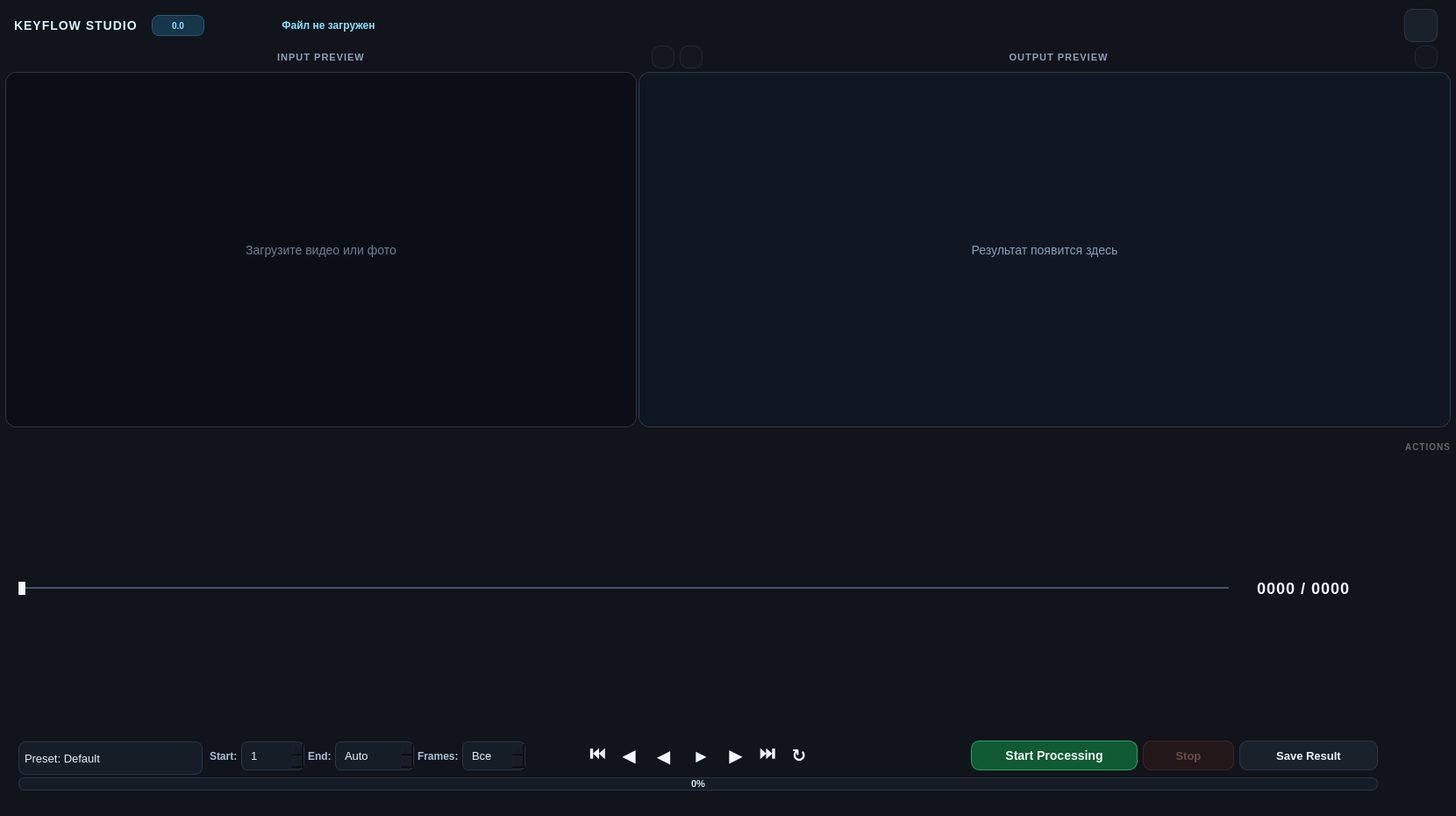
<?xml version="1.0" encoding="UTF-8"?>
<ui version="4.0">
 <class>MainWindow</class>
 <widget class="QMainWindow" name="MainWindow">
  <property name="geometry">
   <rect>
    <x>0</x>
    <y>0</y>
    <width>1660</width>
    <height>930</height>
   </rect>
  </property>
  <property name="minimumSize">
   <size>
    <width>1660</width>
    <height>930</height>
   </size>
  </property>
  <property name="windowTitle">
   <string>KeyFlow Studio</string>
  </property>
  <property name="styleSheet">
   <string notr="true">QMainWindow {
    background-color: #0e1014;
}
QWidget {
    background-color: #11141a;
    color: #e8edf5;
    font-family: &quot;Avenir Next&quot;, &quot;Helvetica Neue&quot;, &quot;Arial&quot;, sans-serif;
    font-size: 13px;
}
QPushButton {
    background-color: #1b212b;
    border: 1px solid #2a3444;
    color: #eef3fb;
    padding: 6px 12px;
    border-radius: 9px;
    font-weight: 600;
}
QPushButton:hover {
    background-color: #243145;
    border: 1px solid #43c7ff;
}
QPushButton:pressed {
    background-color: #122235;
    border: 1px solid #21b8ff;
}
QPushButton:checked {
    background-color: #0f3c57;
    border: 1px solid #34c2ff;
    color: #f7fbff;
}
QPushButton:disabled {
    background-color: #131820;
    border: 1px solid #202835;
    color: #5b6473;
}
QComboBox {
    background-color: #171d27;
    border: 1px solid #2a3444;
    color: #e8edf5;
    padding: 4px 6px;
    border-radius: 8px;
    min-height: 28px;
}
QComboBox::drop-down {
    subcontrol-origin: padding;
    subcontrol-position: top right;
    min-width: 0px;
    max-width: 0px;
    width: 0px;
    border: none;
    margin: 0px;
    padding: 0px;
}
QComboBox::down-arrow {
    image: none;
    width: 0px;
    height: 0px;
}
QComboBox:hover {
    border: 1px solid #43c7ff;
}
QComboBox QAbstractItemView {
    background-color: #131a23;
    color: #e8edf5;
    selection-background-color: #0f3c57;
    border: 1px solid #2a3444;
}
QSlider::groove:horizontal {
    height: 7px;
    background: #222c3a;
    border-radius: 3px;
}
QSlider::sub-page:horizontal {
    background: qlineargradient(x1:0, y1:0, x2:1, y2:0, stop:0 #28b8ff, stop:1 #5fd7ff);
    border-radius: 3px;
}
QSlider::handle:horizontal {
    background: #eaf7ff;
    border: 2px solid #24bbff;
    width: 16px;
    height: 16px;
    margin: -6px 0;
    border-radius: 8px;
}
QProgressBar {
    background-color: #151c26;
    border: 1px solid #2a3444;
    border-radius: 7px;
    text-align: center;
    color: #d7e9f7;
    font-size: 11px;
    font-weight: 600;
}
QProgressBar::chunk {
    background: qlineargradient(x1:0, y1:0, x2:1, y2:0, stop:0 #1fa6ff, stop:1 #64d9ff);
    border-radius: 6px;
}
QSpinBox {
    background-color: #171d27;
    border: 1px solid #2a3444;
    color: #e8edf5;
    padding: 3px 8px;
    border-radius: 7px;
    min-height: 25px;
}
QCheckBox {
    color: #cfd7e3;
    font-size: 12px;
    spacing: 6px;
}
QCheckBox::indicator {
    width: 12px;
    height: 12px;
    border-radius: 3px;
    border: 1px solid #3a4657;
    background-color: #171d27;
}
QCheckBox::indicator:checked {
    background-color: #24bbff;
    border: 1px solid #24bbff;
}
QFrame#line1, QFrame#line2 {
    color: #263244;
    background-color: #263244;
    max-height: 1px;
}
QLabel#lbl_brand {
    color: #d8f4ff;
    font-size: 14px;
    font-weight: 700;
    letter-spacing: 1px;
    padding: 0 6px;
}
QLabel#lbl_brand_badge {
    color: #8ce1ff;
    background-color: #16364a;
    border: 1px solid #27546e;
    border-radius: 8px;
    font-size: 10px;
    font-weight: 700;
    padding: 3px 8px;
}
QLabel#lbl_input_title,
QLabel#lbl_output_title,
QLabel#lbl_sec_params,
QLabel#lbl_sec_actions {
    color: #8ca0ba;
}
QLabel#input_video_label,
QLabel#output_video_label {
    background-color: #0b0f15;
    border: 1px solid #2a3444;
    border-radius: 12px;
    color: #6d7f95;
    font-size: 14px;
}
QLabel#input_video_label:hover,
QLabel#output_video_label:hover {
    border: 1px solid #43c7ff;
}
QPushButton#btn_play {
    font-size: 16px;
    font-weight: 700;
    color: #e8f7ff;
    min-width: 39px;
    max-width: 39px;
    min-height: 39px;
    max-height: 39px;
    border-radius: 6px;
    padding: 0;
    background-color: transparent;
    border: none;
}
QPushButton#btn_first_frame,
QPushButton#btn_prev_frame,
QPushButton#btn_next_frame,
QPushButton#btn_last_frame,
QPushButton#btn_play_loop {
    min-width: 32px;
    max-width: 32px;
    min-height: 32px;
    max-height: 32px;
    border-radius: 6px;
    font-size: 20px;
    font-weight: 700;
    padding: 0;
    background-color: transparent;
    border: none;
    color: #f2f7ff;
}
QPushButton#btn_play_reverse {
    min-width: 39px;
    max-width: 39px;
    min-height: 39px;
    max-height: 39px;
    border-radius: 6px;
    font-size: 20px;
    font-weight: 700;
    padding: 0;
    background-color: transparent;
    border: none;
    color: #f2f7ff;
}
QPushButton#btn_first_frame:hover,
QPushButton#btn_prev_frame:hover,
QPushButton#btn_play_reverse:hover,
QPushButton#btn_play:hover,
QPushButton#btn_next_frame:hover,
QPushButton#btn_last_frame:hover,
QPushButton#btn_play_loop:hover {
    color: #ffffff;
}
QPushButton#btn_first_frame:pressed,
QPushButton#btn_prev_frame:pressed,
QPushButton#btn_play_reverse:pressed,
QPushButton#btn_play:pressed,
QPushButton#btn_next_frame:pressed,
QPushButton#btn_last_frame:pressed,
QPushButton#btn_play_loop:pressed {
    color: #9ad7ff;
}
QSlider#frame_slider {
    min-height: 12px;
}
QSlider#frame_slider::groove:horizontal {
    border: none;
    height: 2px;
    border-radius: 1px;
    background: #42526b;
}
QSlider#frame_slider::sub-page:horizontal {
    border-radius: 1px;
    background: #95a7bf;
}
QSlider#frame_slider::add-page:horizontal {
    border-radius: 1px;
    background: #42526b;
}
QSlider#frame_slider::handle:horizontal {
    width: 6px;
    margin: -8px 0;
    border-radius: 2px;
    background: #f4f7fb;
    border: 1px solid #d2dde8;
}
QLabel#lbl_frame_info {
    color: #f2f9ff;
    font-size: 28px;
    font-weight: 600;
    letter-spacing: 1px;
}
QLabel#lbl_playback_title {
    color: #8ca0ba;
    font-size: 10px;
    font-weight: 700;
    letter-spacing: 1px;
}
QPushButton#btn_play:checked,
QPushButton#btn_play_reverse:checked,
QPushButton#btn_play_loop:checked {
    background-color: #0f3c57;
    border: 1px solid #34c2ff;
    color: #d9f6ff;
}</string>
  </property>
  <widget class="QWidget" name="centralwidget">
   <layout class="QVBoxLayout" name="vl_main">
    <property name="spacing">
     <number>4</number>
    </property>
    <property name="leftMargin">
     <number>6</number>
    </property>
    <property name="topMargin">
     <number>10</number>
    </property>
    <property name="rightMargin">
     <number>6</number>
    </property>
    <property name="bottomMargin">
     <number>8</number>
    </property>
    <item>
     <layout class="QHBoxLayout" name="hl_topbar">
      <property name="spacing">
       <number>6</number>
      </property>
      <item>
       <widget class="QLabel" name="lbl_brand">
        <property name="minimumSize">
         <size>
          <width>160</width>
          <height>34</height>
         </size>
        </property>
        <property name="maximumSize">
         <size>
          <width>220</width>
          <height>34</height>
         </size>
        </property>
        <property name="text">
         <string>KEYFLOW STUDIO</string>
        </property>
       </widget>
      </item>
      <item>
       <widget class="QLabel" name="lbl_brand_badge">
        <property name="minimumSize">
         <size>
          <width>60</width>
          <height>24</height>
         </size>
        </property>
        <property name="maximumSize">
         <size>
          <width>80</width>
          <height>24</height>
         </size>
        </property>
        <property name="text">
         <string>0.0</string>
        </property>
        <property name="alignment">
         <set>Qt::AlignmentFlag::AlignCenter</set>
        </property>
       </widget>
      </item>
      <item>
       <spacer name="horizontalSpacer_3">
        <property name="orientation">
         <enum>Qt::Orientation::Horizontal</enum>
        </property>
        <property name="sizeType">
         <enum>QSizePolicy::Policy::Fixed</enum>
        </property>
        <property name="sizeHint" stdset="0">
         <size>
          <width>72</width>
          <height>20</height>
         </size>
        </property>
       </spacer>
      </item>
      <item>
       <spacer name="sp_file_label_left_pad">
        <property name="orientation">
         <enum>Qt::Orientation::Horizontal</enum>
        </property>
        <property name="sizeType">
         <enum>QSizePolicy::Policy::Fixed</enum>
        </property>
        <property name="sizeHint" stdset="0">
         <size>
          <width>10</width>
          <height>20</height>
         </size>
        </property>
       </spacer>
      </item>
      <item>
       <widget class="QLabel" name="lbl_file_path">
        <property name="styleSheet">
         <string notr="true">color: #8ce1ff; font-size: 12px; font-weight: 600;</string>
        </property>
        <property name="text">
         <string>Файл не загружен</string>
        </property>
        <property name="alignment">
         <set>Qt::AlignmentFlag::AlignCenter</set>
        </property>
       </widget>
      </item>
      <item>
       <spacer name="sp_topbar_r">
        <property name="orientation">
         <enum>Qt::Orientation::Horizontal</enum>
        </property>
        <property name="sizeHint" stdset="0">
         <size>
          <width>20</width>
          <height>20</height>
         </size>
        </property>
       </spacer>
      </item>
      <item>
       <widget class="QPushButton" name="btn_settings">
        <property name="minimumSize">
         <size>
          <width>38</width>
          <height>38</height>
         </size>
        </property>
        <property name="maximumSize">
         <size>
          <width>38</width>
          <height>38</height>
         </size>
        </property>
        <property name="toolTip">
         <string>Настройки приложения</string>
        </property>
        <property name="text">
         <string/>
        </property>
        <property name="icon">
         <iconset>
          <normaloff>app/assets/settings-gear.svg</normaloff>app/assets/settings-gear.svg</iconset>
        </property>
        <property name="iconSize">
         <size>
          <width>18</width>
          <height>18</height>
         </size>
        </property>
       </widget>
      </item>
      <item>
       <spacer name="sp_topbar_device_right_pad">
        <property name="orientation">
         <enum>Qt::Orientation::Horizontal</enum>
        </property>
        <property name="sizeType">
         <enum>QSizePolicy::Policy::Fixed</enum>
        </property>
        <property name="sizeHint" stdset="0">
         <size>
          <width>15</width>
          <height>20</height>
         </size>
        </property>
       </spacer>
      </item>
     </layout>
    </item>
    <item>
     <layout class="QHBoxLayout" name="hl_viewers">
      <property name="spacing">
       <number>2</number>
      </property>
      <item>
       <layout class="QVBoxLayout" name="vl_input">
        <property name="spacing">
         <number>4</number>
        </property>
        <item>
         <widget class="QLabel" name="lbl_input_title">
          <property name="styleSheet">
           <string notr="true">color: #8ca0ba; font-size: 11px; font-weight: 700; letter-spacing: 1px;</string>
          </property>
          <property name="text">
           <string>INPUT PREVIEW</string>
          </property>
          <property name="alignment">
           <set>Qt::AlignmentFlag::AlignCenter</set>
          </property>
         </widget>
        </item>
        <item>
         <widget class="QLabel" name="input_video_label">
          <property name="minimumSize">
           <size>
            <width>720</width>
            <height>405</height>
           </size>
          </property>
          <property name="maximumSize">
           <size>
            <width>16777215</width>
            <height>405</height>
           </size>
          </property>
          <property name="cursor">
           <cursorShape>CrossCursor</cursorShape>
          </property>
          <property name="text">
           <string>Загрузите видео или фото</string>
          </property>
          <property name="alignment">
           <set>Qt::AlignmentFlag::AlignCenter</set>
          </property>
         </widget>
        </item>
       </layout>
      </item>
      <item>
       <layout class="QVBoxLayout" name="vl_output">
        <property name="spacing">
         <number>4</number>
        </property>
        <item>
         <layout class="QHBoxLayout" name="hl_output_header_row">
          <property name="spacing">
           <number>6</number>
          </property>
          <item>
              <spacer name="sp_output_preview_left_pad">
            <property name="orientation">
             <enum>Qt::Orientation::Horizontal</enum>
            </property>
                <property name="sizeType">
                 <enum>QSizePolicy::Policy::Fixed</enum>
                </property>
            <property name="sizeHint" stdset="0">
             <size>
                  <width>15</width>
              <height>20</height>
             </size>
            </property>
           </spacer>
          </item>
             <item>
              <widget class="QPushButton" name="btn_preview_foreground">
                <property name="enabled">
                 <bool>false</bool>
                </property>
                <property name="minimumSize">
                 <size>
                  <width>26</width>
                  <height>26</height>
                 </size>
                </property>
                <property name="maximumSize">
                 <size>
                  <width>26</width>
                  <height>26</height>
                 </size>
                </property>
                <property name="toolTip">
                 <string>Display Gamma</string>
                </property>
                <property name="text">
                 <string/>
                </property>
                <property name="icon">
                 <iconset>
                                    <normaloff>app/assets/preview-gamma-display.svg</normaloff>app/assets/preview-gamma-display.svg</iconset>
                </property>
                <property name="iconSize">
                 <size>
                  <width>14</width>
                  <height>14</height>
                 </size>
                </property>
                <property name="checkable">
                 <bool>true</bool>
                </property>
                <property name="checked">
                 <bool>true</bool>
                </property>
              </widget>
             </item>
             <item>
              <widget class="QPushButton" name="btn_preview_alpha">
                <property name="enabled">
                 <bool>false</bool>
                </property>
                <property name="minimumSize">
                 <size>
                  <width>26</width>
                  <height>26</height>
                 </size>
                </property>
                <property name="maximumSize">
                 <size>
                  <width>26</width>
                  <height>26</height>
                 </size>
                </property>
                <property name="toolTip">
                 <string>Linear Preview</string>
                </property>
                <property name="text">
                 <string/>
                </property>
                <property name="icon">
                 <iconset>
                                    <normaloff>app/assets/preview-gamma-linear.svg</normaloff>app/assets/preview-gamma-linear.svg</iconset>
                </property>
                <property name="iconSize">
                 <size>
                  <width>14</width>
                  <height>14</height>
                 </size>
                </property>
                <property name="checkable">
                 <bool>true</bool>
                </property>
              </widget>
             </item>
             <item>
              <spacer name="sp_output_title_left">
                <property name="orientation">
                 <enum>Qt::Orientation::Horizontal</enum>
                </property>
                <property name="sizeHint" stdset="0">
                 <size>
                  <width>40</width>
                  <height>20</height>
                 </size>
                </property>
              </spacer>
             </item>
          <item>
           <widget class="QLabel" name="lbl_output_title">
            <property name="styleSheet">
             <string notr="true">color: #8ca0ba; font-size: 11px; font-weight: 700; letter-spacing: 1px;</string>
            </property>
            <property name="text">
             <string>OUTPUT PREVIEW</string>
            </property>
            <property name="alignment">
             <set>Qt::AlignmentFlag::AlignCenter</set>
            </property>
           </widget>
          </item>
             <item>
              <spacer name="sp_output_title_right">
                <property name="orientation">
                 <enum>Qt::Orientation::Horizontal</enum>
                </property>
                <property name="sizeHint" stdset="0">
                 <size>
                  <width>40</width>
                  <height>20</height>
                 </size>
                </property>
              </spacer>
             </item>
          <item>
           <widget class="QPushButton" name="btn_split_view">
            <property name="enabled">
             <bool>false</bool>
            </property>
            <property name="minimumSize">
             <size>
              <width>26</width>
              <height>26</height>
             </size>
            </property>
            <property name="maximumSize">
             <size>
              <width>26</width>
              <height>26</height>
             </size>
            </property>
            <property name="text">
             <string/>
            </property>
            <property name="checkable">
             <bool>true</bool>
            </property>
           </widget>
          </item>
          <item>
           <spacer name="sp_output_split_right_pad">
            <property name="orientation">
             <enum>Qt::Orientation::Horizontal</enum>
            </property>
            <property name="sizeType">
             <enum>QSizePolicy::Policy::Fixed</enum>
            </property>
            <property name="sizeHint" stdset="0">
             <size>
              <width>15</width>
              <height>20</height>
             </size>
            </property>
           </spacer>
          </item>
         </layout>
        </item>
        <item>
         <widget class="QLabel" name="output_video_label">
          <property name="minimumSize">
           <size>
            <width>720</width>
            <height>405</height>
           </size>
          </property>
          <property name="maximumSize">
           <size>
            <width>16777215</width>
            <height>405</height>
           </size>
          </property>
          <property name="styleSheet">
           <string notr="true">background-color: #101722;
background-image: qlineargradient(x1:0,y1:0,x2:1,y2:1,
    stop:0 #182231,
    stop:0.25 #182231,
    stop:0.25 #111a27,
    stop:0.5 #111a27,
    stop:0.5 #182231,
    stop:0.75 #182231,
    stop:0.75 #111a27,
    stop:1 #111a27);
border: 1px solid #2d3a4d;
border-radius: 12px;
color: #86a0bb;
font-size: 14px;</string>
          </property>
          <property name="text">
           <string>Результат появится здесь</string>
          </property>
          <property name="alignment">
           <set>Qt::AlignmentFlag::AlignCenter</set>
          </property>
         </widget>
        </item>
       </layout>
      </item>
     </layout>
    </item>
    <item>
     <spacer name="sp_between_viewers_and_controls">
      <property name="orientation">
       <enum>Qt::Orientation::Vertical</enum>
      </property>
      <property name="sizeType">
       <enum>QSizePolicy::Policy::Fixed</enum>
      </property>
      <property name="sizeHint" stdset="0">
       <size>
        <width>20</width>
        <height>12</height>
       </size>
      </property>
     </spacer>
    </item>
    <item>
     <layout class="QHBoxLayout" name="hl_control_row">
      <property name="spacing">
       <number>8</number>
      </property>
      <property name="leftMargin">
       <number>0</number>
      </property>
      <property name="rightMargin">
       <number>0</number>
      </property>
      <item>
       <layout class="QVBoxLayout" name="vl_center_work">
        <property name="spacing">
         <number>4</number>
        </property>
        <property name="leftMargin">
         <number>15</number>
        </property>
        <property name="topMargin">
         <number>0</number>
        </property>
        <property name="rightMargin">
         <number>15</number>
        </property>
        <property name="bottomMargin">
         <number>0</number>
        </property>
        <item>
         <layout class="QHBoxLayout" name="hl_slider_row">
          <property name="spacing">
           <number>0</number>
          </property>
          <item>
           <widget class="QSlider" name="frame_slider">
            <property name="minimum">
             <number>0</number>
            </property>
            <property name="maximum">
             <number>0</number>
            </property>
            <property name="orientation">
             <enum>Qt::Orientation::Horizontal</enum>
            </property>
           </widget>
          </item>
          <item>
           <widget class="QLabel" name="lbl_frame_info">
            <property name="minimumSize">
             <size>
              <width>170</width>
              <height>0</height>
             </size>
            </property>
            <property name="styleSheet">
             <string notr="true">font-size: 18px; color: #f2f9ff; font-weight: 600; letter-spacing: 1px;</string>
            </property>
            <property name="text">
             <string>0000 / 0000</string>
            </property>
            <property name="alignment">
             <set>Qt::AlignmentFlag::AlignCenter</set>
            </property>
           </widget>
          </item>
         </layout>
        </item>
        <item>
         <layout class="QHBoxLayout" name="hl_play_row">
          <property name="spacing">
           <number>8</number>
          </property>
          <item>
           <layout class="QHBoxLayout" name="hl_play_left_zone">
            <property name="spacing">
             <number>8</number>
            </property>
            <property name="leftMargin">
             <number>0</number>
            </property>
            <property name="topMargin">
             <number>0</number>
            </property>
            <property name="rightMargin">
             <number>0</number>
            </property>
            <property name="bottomMargin">
             <number>0</number>
            </property>
            <item>
             <widget class="QComboBox" name="combo_playback_presets">
              <property name="minimumSize">
               <size>
                <width>210</width>
                <height>38</height>
               </size>
              </property>
              <property name="maximumSize">
               <size>
                <width>250</width>
                <height>33</height>
               </size>
              </property>
              <item>
               <property name="text">
                <string>Preset: Default</string>
               </property>
              </item>
             </widget>
            </item>
            <item>
             <layout class="QHBoxLayout" name="hl_n_frames">
              <property name="spacing">
               <number>4</number>
              </property>
              <property name="leftMargin">
               <number>0</number>
              </property>
              <property name="topMargin">
               <number>0</number>
              </property>
              <property name="rightMargin">
               <number>0</number>
              </property>
              <property name="bottomMargin">
               <number>0</number>
              </property>
              <item>
               <widget class="QLabel" name="lbl_start_frame">
                <property name="styleSheet">
                 <string notr="true">font-size: 12px; color: #a9bfd4; font-weight: 600;</string>
                </property>
                <property name="text">
                 <string>Start:</string>
                </property>
               </widget>
              </item>
              <item>
               <widget class="QSpinBox" name="spin_start_frame">
                <property name="minimumSize">
                 <size>
                  <width>72</width>
                  <height>33</height>
                 </size>
                </property>
                <property name="maximumSize">
                 <size>
                  <width>72</width>
                  <height>33</height>
                 </size>
                </property>
                <property name="minimum">
                 <number>1</number>
                </property>
                <property name="maximum">
                 <number>99999</number>
                </property>
                <property name="value">
                 <number>1</number>
                </property>
               </widget>
              </item>
              <item>
               <widget class="QLabel" name="lbl_end_frame">
                <property name="styleSheet">
                 <string notr="true">font-size: 12px; color: #a9bfd4; font-weight: 600;</string>
                </property>
                <property name="text">
                 <string>End:</string>
                </property>
               </widget>
              </item>
              <item>
               <widget class="QSpinBox" name="spin_end_frame">
                <property name="minimumSize">
                 <size>
                  <width>90</width>
                  <height>33</height>
                 </size>
                </property>
                <property name="maximumSize">
                 <size>
                  <width>90</width>
                  <height>33</height>
                 </size>
                </property>
                <property name="specialValueText">
                 <string>Auto</string>
                </property>
                <property name="minimum">
                 <number>0</number>
                </property>
                <property name="maximum">
                 <number>99999</number>
                </property>
                <property name="value">
                 <number>0</number>
                </property>
               </widget>
              </item>
              <item>
               <widget class="QLabel" name="lbl_num_frames">
                <property name="styleSheet">
                 <string notr="true">font-size: 12px; color: #a9bfd4; font-weight: 600;</string>
                </property>
                <property name="text">
                 <string>Frames:</string>
                </property>
               </widget>
              </item>
              <item>
               <widget class="QSpinBox" name="spin_num_frames">
                <property name="minimumSize">
                 <size>
                  <width>72</width>
                  <height>33</height>
                 </size>
                </property>
                <property name="maximumSize">
                 <size>
                  <width>72</width>
                  <height>33</height>
                 </size>
                </property>
                <property name="toolTip">
                 <string>0 = все кадры видео</string>
                </property>
                <property name="specialValueText">
                 <string>Все</string>
                </property>
                <property name="minimum">
                 <number>0</number>
                </property>
                <property name="maximum">
                 <number>99999</number>
                </property>
                <property name="value">
                 <number>0</number>
                </property>
               </widget>
              </item>
             </layout>
            </item>
            <item>
             <spacer name="spacer_play_left_push">
              <property name="orientation">
               <enum>Qt::Orientation::Horizontal</enum>
              </property>
              <property name="sizeType">
               <enum>QSizePolicy::Policy::Expanding</enum>
              </property>
              <property name="sizeHint" stdset="0">
               <size>
                <width>40</width>
                <height>20</height>
               </size>
              </property>
             </spacer>
            </item>
           </layout>
          </item>
          <item>
           <layout class="QHBoxLayout" name="hl_play_center_zone">
            <property name="spacing">
             <number>4</number>
            </property>
            <property name="leftMargin">
             <number>0</number>
            </property>
            <property name="topMargin">
             <number>0</number>
            </property>
            <property name="rightMargin">
             <number>0</number>
            </property>
            <property name="bottomMargin">
             <number>0</number>
            </property>
            <item>
             <widget class="QPushButton" name="btn_first_frame">
              <property name="toolTip">
               <string>Первый кадр</string>
              </property>
              <property name="text">
               <string>⏮</string>
              </property>
             </widget>
            </item>
            <item>
             <widget class="QPushButton" name="btn_prev_frame">
              <property name="toolTip">
               <string>Предыдущий кадр</string>
              </property>
              <property name="text">
               <string>◀</string>
              </property>
             </widget>
            </item>
            <item>
             <widget class="QPushButton" name="btn_play_reverse">
              <property name="minimumSize">
               <size>
                <width>39</width>
                <height>39</height>
               </size>
              </property>
              <property name="maximumSize">
               <size>
                <width>39</width>
                <height>39</height>
               </size>
              </property>
              <property name="toolTip">
               <string>Воспроизвести назад</string>
              </property>
              <property name="text">
               <string>◀</string>
              </property>
              <property name="iconSize">
               <size>
                <width>26</width>
                <height>26</height>
               </size>
              </property>
              <property name="checkable">
               <bool>true</bool>
              </property>
             </widget>
            </item>
            <item>
             <widget class="QPushButton" name="btn_play">
              <property name="minimumSize">
               <size>
                <width>39</width>
                <height>39</height>
               </size>
              </property>
              <property name="maximumSize">
               <size>
                <width>39</width>
                <height>39</height>
               </size>
              </property>
              <property name="toolTip">
               <string>Воспроизвести / Пауза</string>
              </property>
              <property name="text">
               <string>▶</string>
              </property>
              <property name="iconSize">
               <size>
                <width>26</width>
                <height>26</height>
               </size>
              </property>
              <property name="checkable">
               <bool>true</bool>
              </property>
             </widget>
            </item>
            <item>
             <widget class="QPushButton" name="btn_next_frame">
              <property name="toolTip">
               <string>Следующий кадр</string>
              </property>
              <property name="text">
               <string>▶</string>
              </property>
             </widget>
            </item>
            <item>
             <widget class="QPushButton" name="btn_last_frame">
              <property name="toolTip">
               <string>Последний кадр</string>
              </property>
              <property name="text">
               <string>⏭</string>
              </property>
             </widget>
            </item>
            <item>
             <widget class="QPushButton" name="btn_play_loop">
              <property name="toolTip">
               <string>Зациклить воспроизведение</string>
              </property>
              <property name="text">
               <string>↻</string>
              </property>
              <property name="checkable">
               <bool>true</bool>
              </property>
             </widget>
            </item>
           </layout>
          </item>
          <item>
           <layout class="QHBoxLayout" name="hl_play_right_zone">
            <property name="spacing">
             <number>6</number>
            </property>
            <property name="leftMargin">
             <number>0</number>
            </property>
            <property name="topMargin">
             <number>0</number>
            </property>
            <property name="rightMargin">
             <number>0</number>
            </property>
            <property name="bottomMargin">
             <number>0</number>
            </property>
            <item>
             <spacer name="spacer_play_right_push">
              <property name="orientation">
               <enum>Qt::Orientation::Horizontal</enum>
              </property>
              <property name="sizeType">
               <enum>QSizePolicy::Policy::Expanding</enum>
              </property>
              <property name="sizeHint" stdset="0">
               <size>
                <width>40</width>
                <height>20</height>
               </size>
              </property>
             </spacer>
            </item>
            <item>
             <widget class="QPushButton" name="btn_run">
              <property name="minimumSize">
               <size>
                <width>190</width>
                <height>34</height>
               </size>
              </property>
              <property name="maximumSize">
               <size>
                <width>190</width>
                <height>34</height>
               </size>
              </property>
              <property name="toolTip">
               <string>Запустить инференс MatAnyone2</string>
              </property>
              <property name="styleSheet">
               <string notr="true">QPushButton {
    background-color: #0f5a33;
    border: 1px solid #29a56a;
    color: #f0f8f4;
    font-size: 14px;
    border-radius: 10px;
}
QPushButton:hover { background-color: #1f8f58; }
QPushButton:pressed { background-color: #0c4527; }
QPushButton:disabled {
    background-color: #15261c;
    border: 1px solid #233529;
    color: #4b6a57;
}</string>
              </property>
              <property name="text">
               <string>Start Processing</string>
              </property>
             </widget>
            </item>
            <item>
             <widget class="QPushButton" name="btn_stop">
              <property name="enabled">
               <bool>false</bool>
              </property>
              <property name="minimumSize">
               <size>
                <width>104</width>
                <height>34</height>
               </size>
              </property>
              <property name="maximumSize">
               <size>
                <width>104</width>
                <height>34</height>
               </size>
              </property>
              <property name="styleSheet">
               <string notr="true">QPushButton {
    background-color: #5a1f22;
    border: 1px solid #a03c41;
    color: #f0f0f0;
    border-radius: 9px;
}
QPushButton:hover { background-color: #8f3238; }
QPushButton:pressed { background-color: #431317; }
QPushButton:disabled {
    background-color: #24171a;
    border: 1px solid #3b272b;
    color: #6a4a4a;
}</string>
              </property>
              <property name="text">
               <string>Stop</string>
              </property>
             </widget>
            </item>
            <item>
             <widget class="QPushButton" name="btn_save_result">
              <property name="minimumSize">
               <size>
                <width>158</width>
                <height>34</height>
               </size>
              </property>
              <property name="maximumSize">
               <size>
                <width>158</width>
                <height>34</height>
               </size>
              </property>
              <property name="toolTip">
               <string>Сохранить результат на диск</string>
              </property>
              <property name="text">
               <string>Save Result</string>
              </property>
             </widget>
            </item>
           </layout>
          </item>
         </layout>
        </item>
        <item>
         <widget class="QProgressBar" name="progress_bar">
          <property name="minimumSize">
           <size>
            <width>0</width>
            <height>15</height>
           </size>
          </property>
          <property name="maximumSize">
           <size>
            <width>16777215</width>
            <height>13</height>
           </size>
          </property>
          <property name="maximum">
           <number>100</number>
          </property>
          <property name="value">
           <number>0</number>
          </property>
         </widget>
        </item>
       </layout>
      </item>
      <item>
       <layout class="QVBoxLayout" name="vl_sidebar">
        <property name="spacing">
         <number>6</number>
        </property>
        <property name="leftMargin">
         <number>8</number>
        </property>
        <property name="topMargin">
         <number>0</number>
        </property>
        <property name="rightMargin">
         <number>0</number>
        </property>
        <property name="bottomMargin">
         <number>2</number>
        </property>
        <item>
         <widget class="QLabel" name="lbl_sec_actions">
          <property name="visible">
           <bool>false</bool>
          </property>
          <property name="styleSheet">
           <string notr="true">color: #666666; font-size: 10px; font-weight: bold; letter-spacing: 1px;</string>
          </property>
          <property name="text">
           <string>ACTIONS</string>
          </property>
          <property name="alignment">
           <set>Qt::AlignmentFlag::AlignCenter</set>
          </property>
         </widget>
        </item>
        <item>
         <spacer name="sp_sidebar_bottom">
          <property name="orientation">
           <enum>Qt::Orientation::Vertical</enum>
          </property>
          <property name="sizeHint" stdset="0">
           <size>
            <width>20</width>
            <height>0</height>
           </size>
          </property>
         </spacer>
        </item>
       </layout>
      </item>
     </layout>
    </item>
   </layout>
  </widget>
  <widget class="QStatusBar" name="statusBar"/>
 </widget>
 <resources/>
 <connections/>
</ui>
